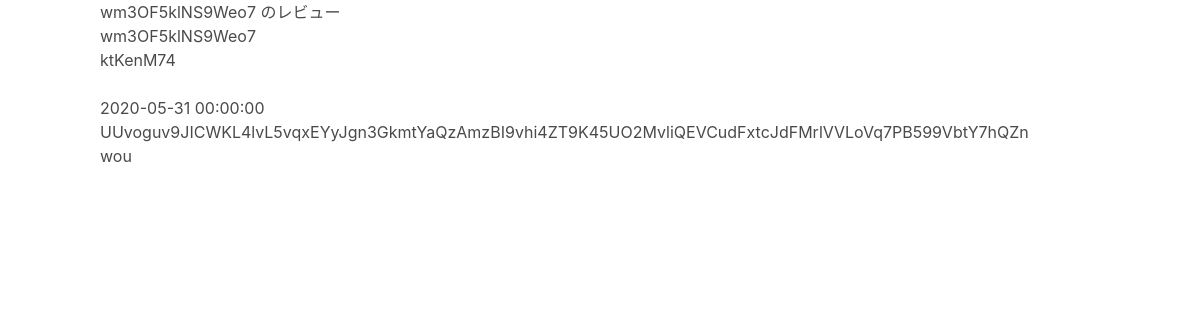
Page /bookreviwe/hDAuIUOURw on the committed database.
### app.py (models this page shows)
class BookInfo(db.Model):
    __tablename__ = 'bookInfo'
    ID = db.Column(String(32), primary_key=True)
    date = db.Column(db.DateTime,nullable=False)
    datetime = db.Column(db.DateTime,nullable=False)
    title =db.Column(String(),nullable=False)
    auth =db.Column(String(),nullable=False)
    review =db.Column(String(),nullable=False)

### app.py (the view)
@app.route("/bookreviwe/<bookid>")
def bookreviwe(bookid):
    bookdata=BookInfo.query.filter_by(ID=bookid).all()[0]
    return render_template("bookreview.html", title='レビュー', bookdata=bookdata)

### templates/bookreview.html (shortened to what this page needs)
{% extends "layout.html" %}
{% block content %}
<h3>{{bookdata.title}} のレビュー</h3>
<div class="container columns">
  <div class="lcol column">
    <div class="bookinfo">
      <div class="bookttl">{{bookdata.title}}</div>
      <div class="bookauth">{{bookdata.auth}}</div>
    </div>
    <div class="bookimg">
    </div>
    <div class="thisbookreview">
      <p>{{bookdata.date}}</p>
      <p>{{bookdata.review}}</p>
    </div>
  </div>
</div>
{% endblock %}

### static/sanitize.css (style rules this page uses)
html { cursor: default; line-height: 1.5; -moz-tab-size: 4; tab-size: 4; -webkit-tap-highlight-color: transparent ; -ms-text-size-adjust: 100%; -webkit-text-size-adjust: 100%; word-break: break-word; }
body { margin: 0; }

### static/style.css (style rules this page uses)
html { width:100%; }
body { width: 1000px; margin: 0 auto !important; }

### rows in the picture
BookInfo: title "wm3OF5klNS9Weo7", auth "ktKenM74", date "2020-05-31 00:00:00", review "UUvoguv9JICWKL4lvL5vqxEYyJgn3GkmtYaQzAmzBI9vhi4ZT9K45UO2MvliQEVCudFxtcJdFMrlVVLoVq7PB599VbtY7hQZnwou"
